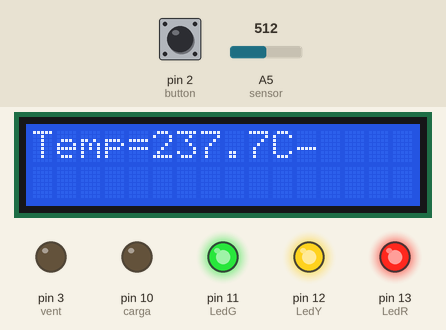
This sketch was run on a simulated Arduino Uno, built with avr-gcc and run on an emulated ATmega328P. Parts: 16×2 character LCD, output pins drawn as LEDs (lit = HIGH). Inputs (shaded band) come from the test bench; at power-on: pin 2 (button) LOW, A5 (sensor) = 512. What the sketch prints to the serial monitor is not drawn.

Above: at 1.2 s.
1.3 s: pin 2 (button) pulled HIGH for 3.2 s
At 4.9 s:
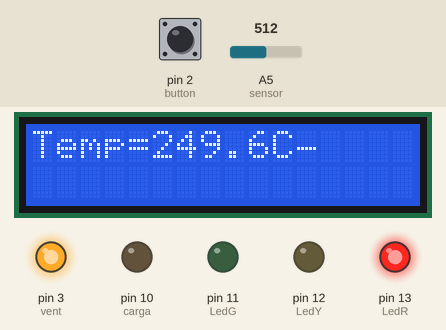
8.3 s: A5 (sensor) set to 70
At 15.0 s:
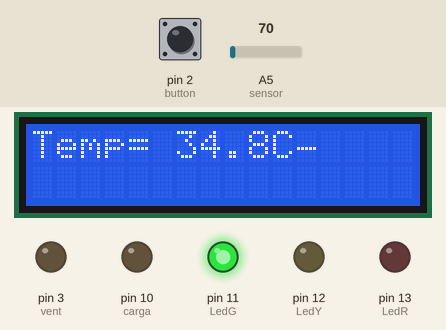
16.4 s: A5 (sensor) set to 54
At 17.4 s:
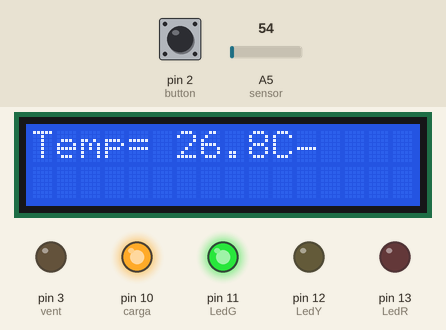
21.4 s: A5 (sensor) set to 90
At 24.2 s:
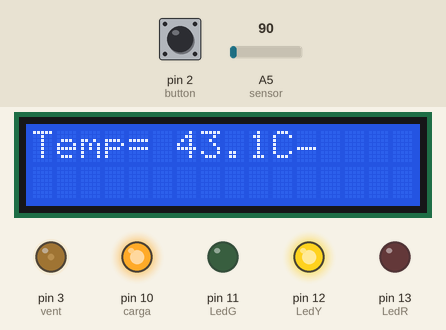
29.5 s: pin 2 (button) pulled HIGH for 1 s
At 31.6 s:
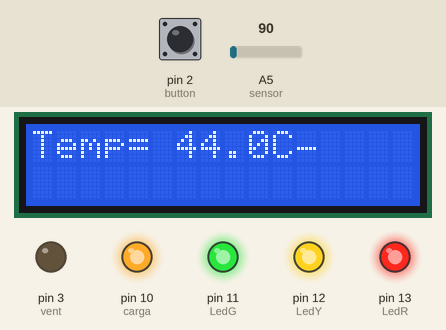
Timing chart, 0 to 33.0 s (numbered marks = the images above; inputs shaded):
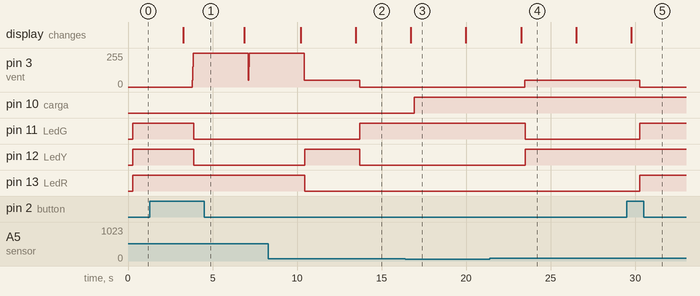

The sketch:

controle-automatico-de-temperatura.ino
```cpp
 # define LedR 13  // Led vermelho temperatura alta
 # define LedY 12 // Led amarelo temperatura media
 # define LedG 11   // Led verde temperatura baixa
 # define button 2  // Botão que define sistema em operação ou desligado
 # define carga 10  // Saída para carga
 # define sensor A5 // Entrada do sensor de temperatura
 # define vent 3  // Saída para controle do ventilador

 #include <LiquidCrystal.h>
  LiquidCrystal lcd(8,9,4,5,6,7);// sequencia dos pinos (RS,E,D4,D5,D6,D7)

  int systemStatus = 0; // Memória do botão
  int buttonSituation = 0; // Visualizar se o sistema está monitorando ou não

  float value_ADC = 0.0;//leitura do sensor
  float media =0.0;
  float volts = 0.0;
  float temp = 0.0;

  void setup()
  {
    pinMode(button, INPUT);
    pinMode(sensor, INPUT);

    pinMode(LedR, OUTPUT);
    pinMode(LedY, OUTPUT);
    pinMode(LedG, OUTPUT);
    pinMode(vent, OUTPUT);

    pinMode(carga, OUTPUT);

    lcd.begin(16, 2);// tamanho do LCD 16x2

    Serial.begin(9600);
  }

  void loop()
  {
    for(byte i=1; i<20;i++)
    {
        value_ADC = analogRead(sensor);
      media = media + value_ADC;
    }
      media = media/20;


      //Serial.print("O ADC eh: ");
      //Serial.println(value_ADC);

      volts = (media * 5.0) / 1023.0;

      Serial.print("A tensao eh: ");
      Serial.println(volts);

      temp = volts * 100.0;

  lcd.clear();
    lcd.setCursor(0, 0);
    lcd.print("Temp=     C");
    lcd.setCursor(11, 0);
    lcd.print(char(176));//caracter °
    if(temp>=100||temp<=-10)//se 3 digitos
    lcd.setCursor(5, 0);//posição inicial para dados com 3 digitos
  else          //se não
    lcd.setCursor(6, 0);//posição inicial para dados com 2 digitos
  //imprime o conteudo da variável com uma casa após a vírgula.
  lcd.print(temp,1);

    delay(200);//espera por 200 ms


  systemStatus = digitalRead(button);


    Serial.print(" O estado do sistema eh: ");
    Serial.println(buttonSituation);

    if (systemStatus == HIGH){
      buttonSituation = !buttonSituation;
      delay(300);
    }

    Serial.print("O botao esta em: ");
    Serial.println(buttonSituation);

    if (buttonSituation == HIGH)
  {

     Serial.println("Ativado!");


     Serial.print("A temperaura eh: ");
     Serial.println(temp);


   if (temp <= 30.0){
      digitalWrite(carga, HIGH);
      Serial.print("Carga Ligada!");
      }
    if (temp > 90.0){
      digitalWrite(carga, LOW);
      Serial.print("Carga Desligada!");
      }


      if (temp >= 40.0){
        analogWrite(vent, 51);

        Serial.println("Ventilador - Fase 1 ligada!");
      }

      if (temp >= 60.0){
        analogWrite(vent, 153);

        Serial.println("Ventilador - Fase 2 ligada!");
      }

      if (temp >= 80.0){
        analogWrite(vent, 255);

        Serial.println("Ventilador - Fase 3 ligada!");
      }
      if(temp < 40.0){
        digitalWrite(vent, LOW);
        Serial.println("Ventilador desligado!");
      }

      if (temp > 70.0){
        digitalWrite(LedR, HIGH);
        digitalWrite(LedY, LOW);
        digitalWrite(LedG, LOW);
      }

      if (temp > 40.0 && temp <= 70.0){
        digitalWrite(LedR, LOW);
        digitalWrite(LedY, HIGH);
        digitalWrite(LedG, LOW);
      }

      if (temp <= 40.0){
        digitalWrite(LedR, LOW);
        digitalWrite(LedY, LOW);
        digitalWrite(LedG, HIGH);
      }

    }
    else{

      Serial.println("Desativado!");
      digitalWrite(LedR, HIGH);
      digitalWrite(LedY, HIGH);
      digitalWrite(LedG, HIGH);
      digitalWrite(vent, LOW);
    }

    delay(3000);

  }
```

Measured:
- the behaviour switches between 62 and 61 on A5 (sensor) (found by bisection; images 2 and 3)
- after the input at 1.3 s, pin 3 (vent): 0/255 → 255/255 after 2.5 s; pin 11 (LedG), pin 12 (LedY): HIGH → LOW after 2.6 s
- after the input at 8.3 s, pin 11 (LedG): LOW → HIGH after 5.4 s; pin 12 (LedY): LOW → HIGH after 2.2 s, → LOW 3.2 s later; pin 13 (LedR): HIGH → LOW after 2.2 s; the display: first changes after 1.9 s (image 2 shows a later state)
- after the input at 16.4 s, pin 10 (carga): LOW → HIGH after 0.54 s; the display: changes after 0.32 s (image 3)
- after the input at 21.4 s, pin 3 (vent): 0/255 → 51/255 after 2.1 s; pin 11 (LedG): HIGH → LOW after 2.1 s; pin 12 (LedY): LOW → HIGH after 2.1 s; the display: changes after 1.8 s (image 4)
- after the input at 29.5 s, pin 3 (vent): 51/255 → 0/255 after 0.76 s; pin 11 (LedG), pin 13 (LedR): LOW → HIGH after 0.76 s
- what the display in image 3 shows lasts 3.3 s, from 16.7 s to 20.0 s
